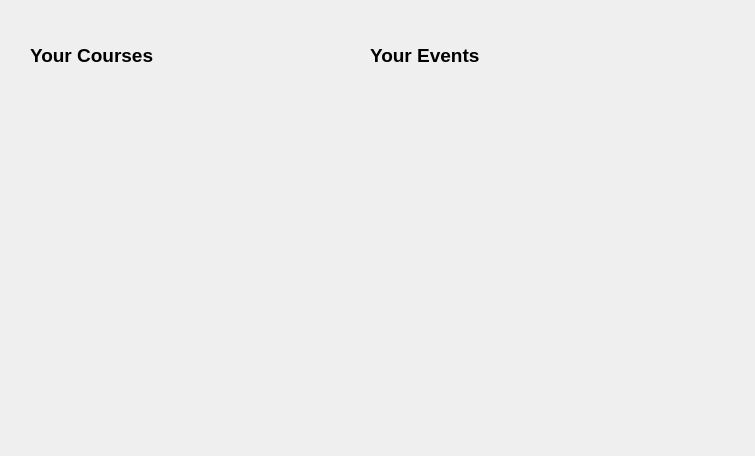
<?xml version="1.0" encoding="UTF-8"?>
<ui version="4.0">
 <class>Dashboard</class>
 <widget class="QDialog" name="Dashboard">
  <property name="geometry">
   <rect>
    <x>0</x>
    <y>0</y>
    <width>755</width>
    <height>456</height>
   </rect>
  </property>
  <property name="windowTitle">
   <string>Dialog</string>
  </property>
  <widget class="QLabel" name="label">
   <property name="geometry">
    <rect>
     <x>30</x>
     <y>40</y>
     <width>171</width>
     <height>31</height>
    </rect>
   </property>
   <property name="text">
    <string>&lt;html&gt;&lt;head/&gt;&lt;body&gt;&lt;p&gt;&lt;span style=&quot; font-size:14pt; font-weight:700;&quot;&gt;Your Courses&lt;/span&gt;&lt;/p&gt;&lt;/body&gt;&lt;/html&gt;</string>
   </property>
  </widget>
  <widget class="QLabel" name="label_2">
   <property name="geometry">
    <rect>
     <x>370</x>
     <y>40</y>
     <width>171</width>
     <height>31</height>
    </rect>
   </property>
   <property name="text">
    <string>&lt;html&gt;&lt;head/&gt;&lt;body&gt;&lt;p&gt;&lt;span style=&quot; font-size:14pt; font-weight:700;&quot;&gt;Your Events&lt;/span&gt;&lt;/p&gt;&lt;/body&gt;&lt;/html&gt;</string>
   </property>
  </widget>
 </widget>
 <resources/>
 <connections/>
</ui>
